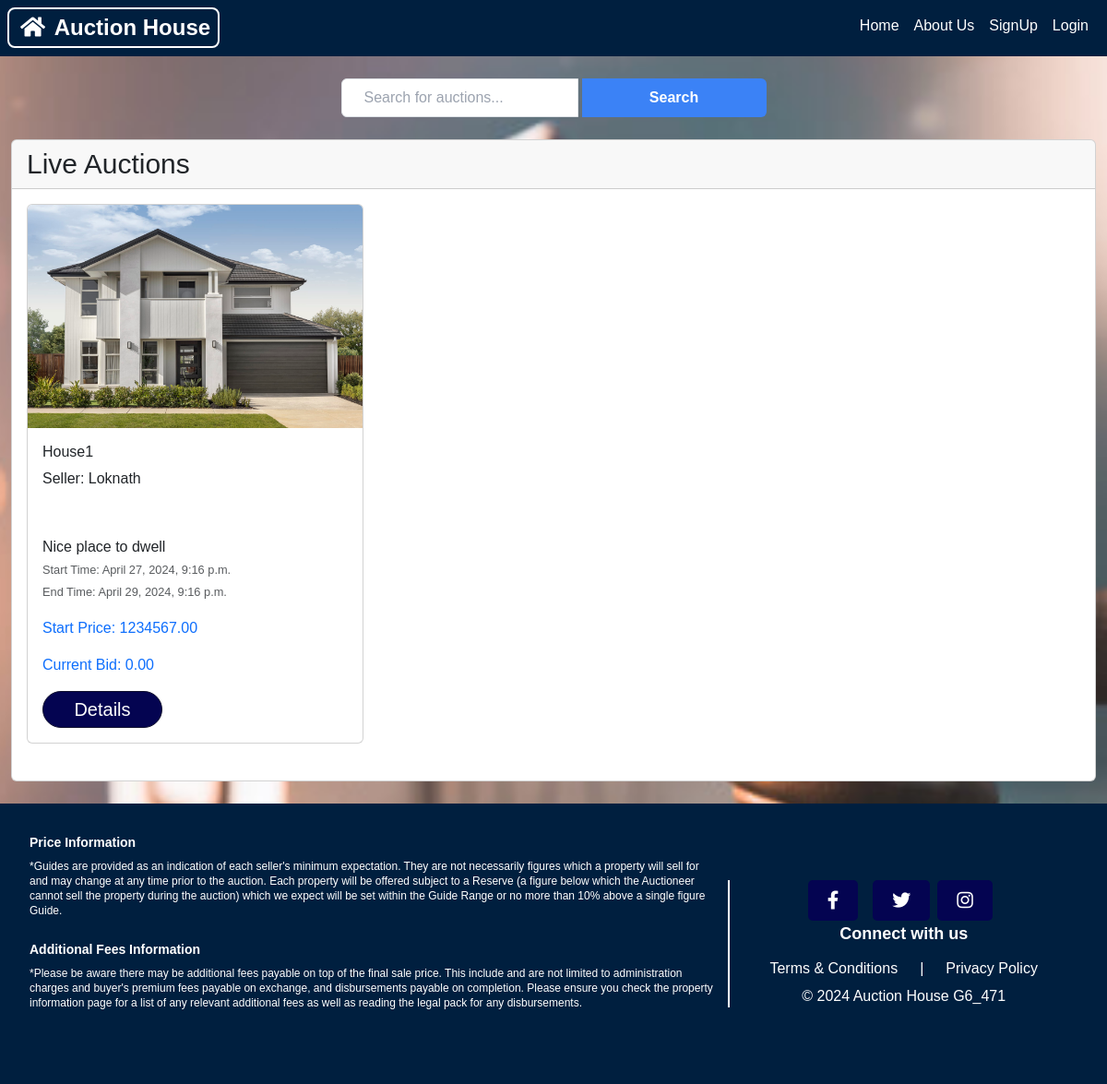
The page /live-auction-items/ on the database its author committed.
### website/models.py (models this page shows, shortened)
class AuctionItem(models.Model):
    title = models.CharField(max_length=255)
    description = models.TextField()
    address = models.CharField(max_length=255)
    start_price = models.DecimalField(max_digits=10, decimal_places=2)
    current_bid = models.DecimalField(max_digits=10, decimal_places=2, default=0.00)
    current_bid_by = models.ForeignKey(User, on_delete=models.CASCADE,null=True, blank=True, related_name='bids_made')
    created_by = models.ForeignKey(User, on_delete=models.CASCADE, related_name='auction_items_created')
    start_time = models.DateTimeField(blank=True, null=True)
    end_time = models.DateTimeField(blank=True, null=True)
    image = models.ImageField(upload_to='auction_item_images/', blank=True, null=True)
    winner = models.ForeignKey(User, on_delete=models.SET_NULL, blank=True, null=True, related_name='won_auctions')
    house_size = models.IntegerField(null=True, blank=True)
    floor_count = models.IntegerField(null=True, blank=True)
    house_type = models.CharField(max_length=15, choices=h_type, null=True, blank=True)
    sketchfab_script = models.TextField(blank=True, null=True)
    APPROVAL_CHOICES = [
        ('pending', 'Pending'),
        ('approved', 'Approved'),
        ('rejected', 'Rejected'),
    ]
    approval_status = models.CharField(max_length=10, choices=APPROVAL_CHOICES, default='pending')

### website/views.py (the view)
# urls.py: path('live-auction-items/', views.live_auction_items, name='live_auction_items'),
def live_auction_items(request):
    current_time = timezone.now()
    live_auctions = AuctionItem.objects.filter(approval_status='approved', start_time__lte=current_time, end_time__gt=current_time)
    return render(request, 'live_auction_items.html', {'live_auctions': live_auctions})

### website/templates/live_auction_items.html (shortened to what this page needs)
{% extends 'base.html' %}
{% block content %}
<div class="flex justify-center items-center mt-6 mb-4">
    <form action="{% url 'website:search_live_auctions' %}" method="GET" class="flex flex-row gap-2">
        <input type="text" placeholder="Search for auctions..." name="query" required class="border border-gray-300 px-4 py-2 rounded-l-md focus:outline-none focus:border-blue-500">
        <button type="submit" class="bg-blue-500 hover:bg-blue-600 text-white font-bold py-2 px-0 rounded-r-md -ml-1">Search</button>
    </form>
</div>
    <div class="card-deck">
        <div class="card">
            <div class="card-header">
                <h2>Live Auctions</h2>
            </div>
            <div class="card-body">
                <div class="row">
                    {% for auction in live_auctions %}
                    <div class="col-md-4 mb-4">
                        <div class="card">
                            {% if auction.image %}
                            <img src="{{ auction.image.url }}" alt="{{ auction.title }} Image" class="card-img-top">
                            {% endif %}
                            <div class="card-body">
                                <h3 class="card-title">{{ auction.title }}</h3>
                                <p class="card-text text-dark">Seller: <a href="{% url 'website:seller_profile' seller_id=auction.created_by.buyer_seller.user_id %}">{{ auction.created_by.username }}</a></p>
                                <p class="card-text text-dark mb-0">{{ auction.description|truncatewords:15 }}</p>
                                <p class="card-text mb-3">
                                    <small class="text-muted">
                                        Start Time: <span class="start-time">{{ auction.start_time }}</span><br>
                                        End Time: {{ auction.end_time }}
                                    </small>
                                </p>
                                <p class="card-text font-weight-bold text-primary mb-3">
                                    Start Price: {{ auction.start_price}}<br>
                                </p>
                                <p class="card-text font-weight-bold text-primary mb-3">
                                    Current Bid: {{ auction.current_bid }}</p>
                                <a href="{% url 'website:auction_detail' auction.id %}" class="btn btn-sm btn-primary">Details</a>
                            </div>
                        </div>
                    </div>
                    {% endfor %}
                </div>
            </div>
        </div>
    </div>
</div>
{% endblock %}

### static/base.css (style rules this page uses)
body { font-family: Arial, sans-serif; background-image: url("bg5.jpg"); background-size: cover; background-position: center; background-repeat: no-repeat; min-height: 250vh; }
* { font-family: Arial, Helvetica, sans-serif; box-sizing: border-box; }
.container h2 { font-weight: 500; font-display: flex; font-size: 30px; }
.container p { color: white; margin-bottom: 50px; }
.btn { font-size: 20px; color: #fff; background-color: rgb(4, 4, 81); text-decoration: none; border-radius: 5px; transition: all 0.3s ease; }
.btn-primary { width: 130px; border-color: #0f0f2d; border-radius: 30px; margin-right: 8px; }
form button { margin-left: calc(50% - 100px); width: 200px; }

### rows shown on the page
AuctionItem: image (picture), title "House1", created_by.username "Loknath", description "Nice place to dwell", start_time "April 27, 2024, 9:16 p.m.", end_time "April 29, 2024, 9:16 p.m.", start_price "1234567.00", current_bid "0.00"
